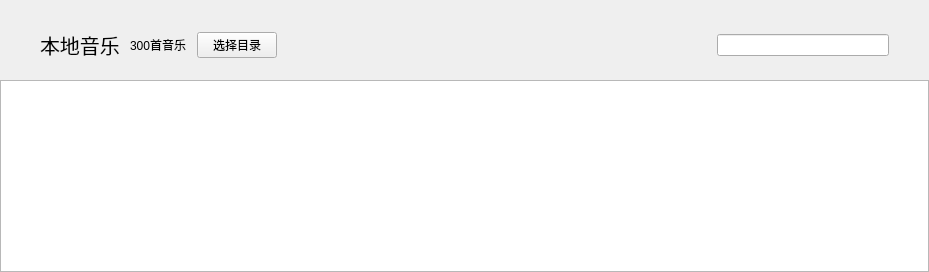
         <widget class="QWidget" name="local_music_page">
          <layout class="QGridLayout" name="gridLayout_8">
           <property name="leftMargin">
            <number>0</number>
           </property>
           <property name="topMargin">
            <number>0</number>
           </property>
           <property name="rightMargin">
            <number>0</number>
           </property>
           <property name="bottomMargin">
            <number>0</number>
           </property>
           <property name="spacing">
            <number>0</number>
           </property>
           <item row="0" column="0">
            <widget class="QWidget" name="widget" native="true">
             <layout class="QHBoxLayout" name="horizontalLayout_3">
              <property name="spacing">
               <number>10</number>
              </property>
              <property name="leftMargin">
               <number>0</number>
              </property>
              <property name="topMargin">
               <number>30</number>
              </property>
              <property name="rightMargin">
               <number>0</number>
              </property>
              <property name="bottomMargin">
               <number>20</number>
              </property>
              <item>
               <spacer name="horizontalSpacer_23">
                <property name="orientation">
                 <enum>Qt::Horizontal</enum>
                </property>
                <property name="sizeType">
                 <enum>QSizePolicy::Fixed</enum>
                </property>
                <property name="sizeHint" stdset="0">
                 <size>
                  <width>40</width>
                  <height>20</height>
                 </size>
                </property>
               </spacer>
              </item>
              <item>
               <widget class="QLabel" name="label">
                <property name="font">
                 <font>
                  <family>宋体</family>
                  <pointsize>15</pointsize>
                  <weight>50</weight>
                  <italic>false</italic>
                  <bold>false</bold>
                  <underline>false</underline>
                  <strikeout>false</strikeout>
                 </font>
                </property>
                <property name="text">
                 <string>本地音乐</string>
                </property>
               </widget>
              </item>
              <item>
               <widget class="QLabel" name="label_2">
                <property name="text">
                 <string>300首音乐</string>
                </property>
               </widget>
              </item>
              <item>
               <widget class="QPushButton" name="btn_choose_dir">
                <property name="text">
                 <string>选择目录</string>
                </property>
               </widget>
              </item>
              <item>
               <spacer name="horizontalSpacer_21">
                <property name="orientation">
                 <enum>Qt::Horizontal</enum>
                </property>
                <property name="sizeHint" stdset="0">
                 <size>
                  <width>430</width>
                  <height>20</height>
                 </size>
                </property>
               </spacer>
              </item>
              <item>
               <widget class="QLineEdit" name="le_search_local_music">
                <property name="sizePolicy">
                 <sizepolicy hsizetype="Fixed" vsizetype="Fixed">
                  <horstretch>0</horstretch>
                  <verstretch>0</verstretch>
                 </sizepolicy>
                </property>
                <property name="minimumSize">
                 <size>
                  <width>172</width>
                  <height>0</height>
                 </size>
                </property>
                <property name="maximumSize">
                 <size>
                  <width>172</width>
                  <height>16777215</height>
                 </size>
                </property>
               </widget>
              </item>
              <item>
               <spacer name="horizontalSpacer_22">
                <property name="orientation">
                 <enum>Qt::Horizontal</enum>
                </property>
                <property name="sizeType">
                 <enum>QSizePolicy::Fixed</enum>
                </property>
                <property name="sizeHint" stdset="0">
                 <size>
                  <width>40</width>
                  <height>20</height>
                 </size>
                </property>
               </spacer>
              </item>
             </layout>
            </widget>
           </item>
           <item row="1" column="0">
            <widget class="QTableWidget" name="tb_local_music">
             <property name="font">
              <font>
               <pointsize>10</pointsize>
               <weight>50</weight>
               <bold>false</bold>
              </font>
             </property>
             <property name="editTriggers">
              <set>QAbstractItemView::NoEditTriggers</set>
             </property>
            </widget>
           </item>
          </layout>
         </widget>
